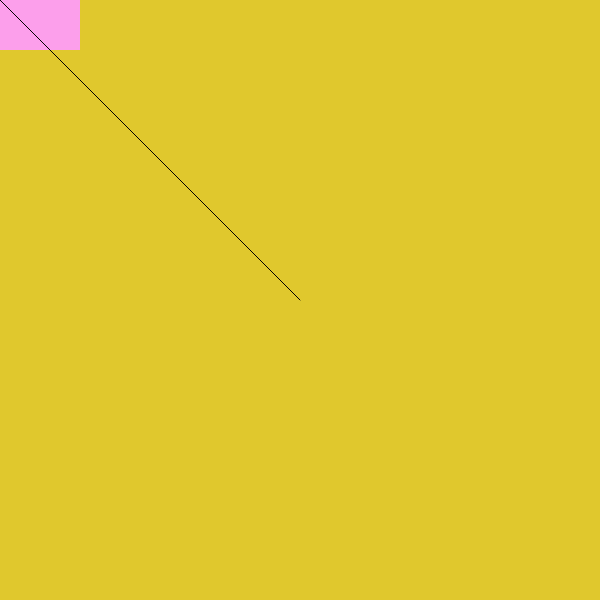
Frame 1 (no input)
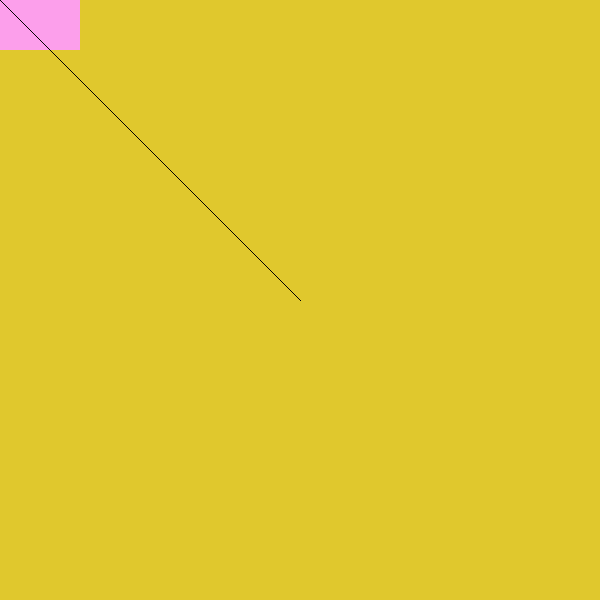
Frame 60 (no input)
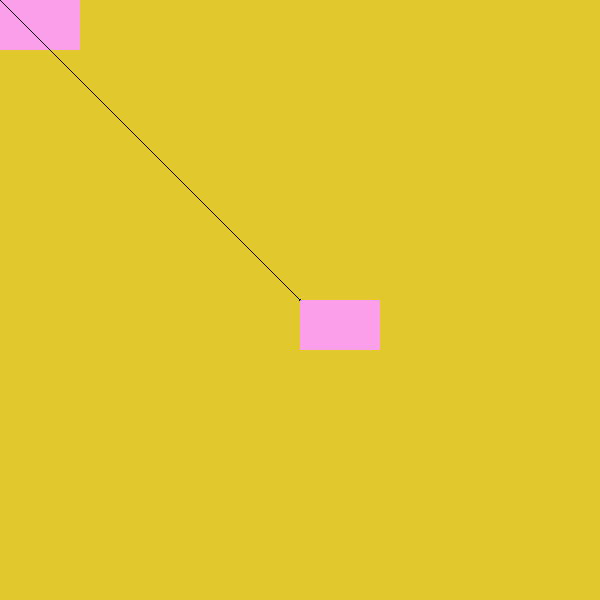
Frame 120 (the mouse pressed at the canvas centre since frame 60)

The p5.js sketch that drew these frames (run headless with seeded random() and noise() and a simulated clock; from frame 60 on, the mouse is pressed at the canvas centre):

// p5.js sketch
// ── sketch.js



function setup() {
  createCanvas(600, 600);
  background(224, 200,45);
}

function draw() {
  fill(252, 159, 235)
  noStroke();
 rect(mouseX,mouseY,80,50);
  stroke(2);
  console.log("HOLA");
  line(width/2,height/2, mouseX,mouseY)
}
function mouseClicked() {
  background(224, 200,45);
}
